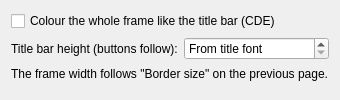
<?xml version="1.0" encoding="UTF-8"?>
<ui version="4.0">
 <class>CDECopperConfig</class>
 <widget class="QWidget" name="CDECopperConfig">
  <layout class="QVBoxLayout" name="layout">
   <item>
    <widget class="QCheckBox" name="kcfg_coloredBorder">
     <property name="text">
      <string>Colour the whole frame like the title bar (CDE)</string>
     </property>
    </widget>
   </item>
   <item>
    <layout class="QHBoxLayout" name="titleRow">
     <item>
      <widget class="QLabel" name="titleLabel">
       <property name="text"><string>Title bar height (buttons follow):</string></property>
      </widget>
     </item>
     <item>
      <widget class="QSpinBox" name="kcfg_titleHeight">
       <property name="specialValueText"><string>From title font</string></property>
       <property name="suffix"><string> px</string></property>
       <property name="minimum"><number>0</number></property>
       <property name="maximum"><number>64</number></property>
      </widget>
     </item>
    </layout>
   </item>
   <item>
    <widget class="QLabel" name="borderHint">
     <property name="text"><string>The frame width follows "Border size" on the previous page.</string></property>
    </widget>
   </item>
   <item>
    <spacer name="spacer">
     <property name="orientation"><enum>Qt::Vertical</enum></property>
    </spacer>
   </item>
  </layout>
 </widget>
 <resources/>
 <connections/>
</ui>
